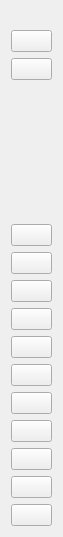
<?xml version="1.0" encoding="UTF-8"?>
<ui version="4.0">
 <class>ToolForm</class>
 <widget class="QWidget" name="ToolForm">
  <property name="geometry">
   <rect>
    <x>0</x>
    <y>0</y>
    <width>63</width>
    <height>537</height>
   </rect>
  </property>
  <property name="windowTitle">
   <string>Tool</string>
  </property>
  <property name="styleSheet">
   <string notr="true"/>
  </property>
  <layout class="QVBoxLayout" name="verticalLayout">
   <property name="topMargin">
    <number>30</number>
   </property>
   <item>
    <widget class="QPushButton" name="groupControlBtn">
     <property name="text">
      <string/>
     </property>
    </widget>
   </item>
   <item>
    <widget class="QPushButton" name="fullScreenBtn">
     <property name="toolTip">
      <string>full screen</string>
     </property>
     <property name="text">
      <string/>
     </property>
    </widget>
   </item>
   <item>
    <spacer name="verticalSpacer">
     <property name="orientation">
      <enum>Qt::Vertical</enum>
     </property>
     <property name="sizeHint" stdset="0">
      <size>
       <width>20</width>
       <height>40</height>
      </size>
     </property>
    </spacer>
   </item>
   <item>
    <widget class="QPushButton" name="expandNotifyBtn">
     <property name="toolTip">
      <string>expand notify</string>
     </property>
     <property name="text">
      <string/>
     </property>
    </widget>
   </item>
   <item>
    <widget class="QPushButton" name="touchBtn">
     <property name="toolTip">
      <string>touch switch</string>
     </property>
     <property name="text">
      <string/>
     </property>
    </widget>
   </item>
   <item>
    <widget class="QPushButton" name="closeScreenBtn">
     <property name="toolTip">
      <string>close screen</string>
     </property>
     <property name="text">
      <string/>
     </property>
    </widget>
   </item>
   <item>
    <widget class="QPushButton" name="powerBtn">
     <property name="toolTip">
      <string>power</string>
     </property>
     <property name="text">
      <string/>
     </property>
    </widget>
   </item>
   <item>
    <widget class="QPushButton" name="volumeUpBtn">
     <property name="toolTip">
      <string>volume up</string>
     </property>
     <property name="text">
      <string/>
     </property>
    </widget>
   </item>
   <item>
    <widget class="QPushButton" name="volumeDownBtn">
     <property name="toolTip">
      <string>volume down</string>
     </property>
     <property name="text">
      <string/>
     </property>
    </widget>
   </item>
   <item>
    <widget class="QPushButton" name="appSwitchBtn">
     <property name="toolTip">
      <string>app switch</string>
     </property>
     <property name="text">
      <string/>
     </property>
    </widget>
   </item>
   <item>
    <widget class="QPushButton" name="menuBtn">
     <property name="toolTip">
      <string>menu</string>
     </property>
     <property name="text">
      <string/>
     </property>
    </widget>
   </item>
   <item>
    <widget class="QPushButton" name="homeBtn">
     <property name="toolTip">
      <string>home</string>
     </property>
     <property name="text">
      <string/>
     </property>
    </widget>
   </item>
   <item>
    <widget class="QPushButton" name="returnBtn">
     <property name="toolTip">
      <string>return</string>
     </property>
     <property name="text">
      <string/>
     </property>
    </widget>
   </item>
   <item>
    <widget class="QPushButton" name="screenShotBtn">
     <property name="toolTip">
      <string>screen shot</string>
     </property>
     <property name="text">
      <string/>
     </property>
    </widget>
   </item>
  </layout>
 </widget>
 <resources/>
 <connections/>
</ui>
